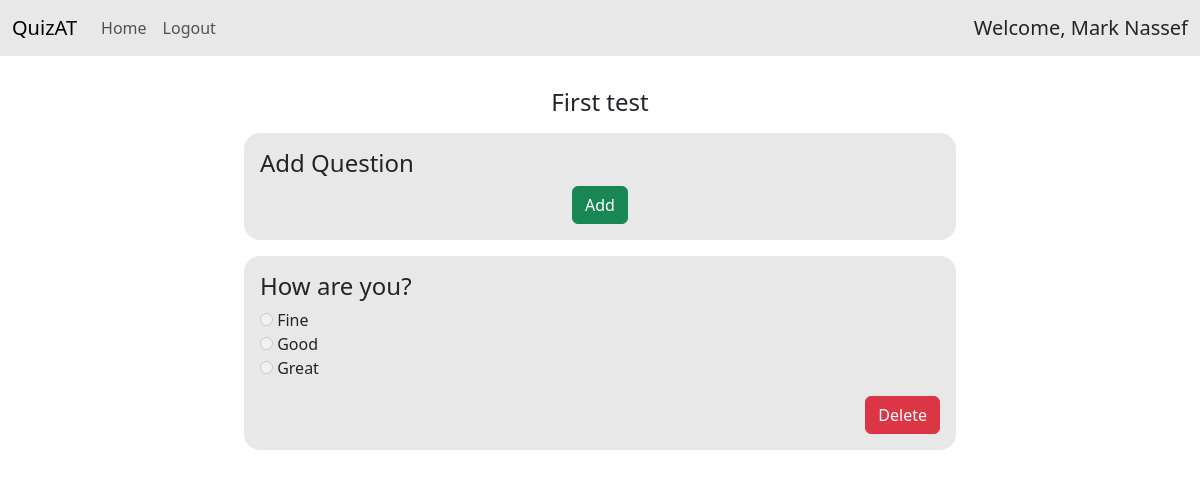
Before: /quizzes/questions/1/ (signed in) with the older database file.
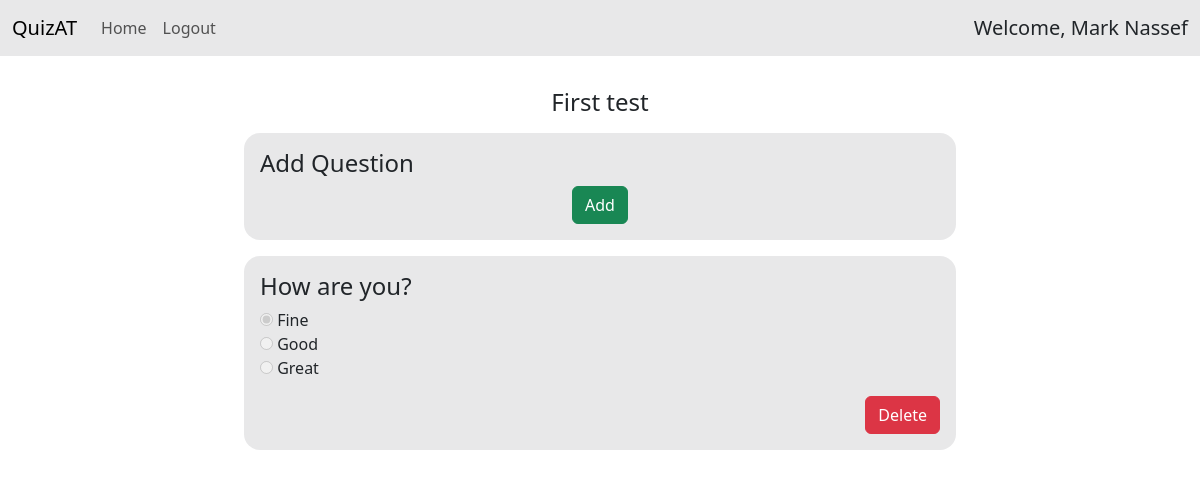
After: the same page with the newer database file.
### quizzes/models.py (models this page shows, shortened)
class Choice(models.Model):
    question = models.ForeignKey(Question, on_delete=models.CASCADE)
    text = models.TextField()
    is_correct = models.BooleanField(default=False)

### quizzes/views.py (the view, shortened to what this page needs)
# urls.py: path('questions/<int:quiz_id>/', views.ShowQuestions, name='ShowQuestions'),
def ShowQuestions(request, quiz_id):
    quiz = Quiz.objects.get(pk=quiz_id)
    if request.method == 'GET':
        return render(request, 'quizzes/questions.html', {'quiz':quiz})

### quizzes/templates/quizzes/questions.html (shortened to what this page needs)
{% extends "base.html" %}
{% block content %}
<div class="col-8 mx-auto">
    <div class="text-center mb-3">
        <h1 class="fs-4 display-4">{{quiz.title}}</h1>
    </div>
    <div class="rounded-4 mb-3 card bg-dark bg-opacity-10 p-3 border-0">
        <h1 class="fs-4 display-4">Add Question</h1>
        <div class="text-center">
            <button
                type="button"
                class="btn btn-success"
                data-bs-toggle="modal"
                data-bs-target="#Backdrop"
            >
                Add
            </button>
        </div>
    </div>
    {% for question in quiz.question_set.all %}
    <div class="rounded-4 mb-3 card bg-dark bg-opacity-10 p-3 border-0">
        <fieldset class="mb-3">
            <legend class="display-4 fs-4">{{question.text}}</legend>
            {% for choice in question.choice_set.all %}
            <label>
                <input type="radio" class="disabled" name="{{question.id}}" value="{{choice.id}}" disabled {% if choice.is_correct %}checked{% endif %}> {{choice.text}}
            </label><br>
            {% endfor %}
        </fieldset>
        <div class="text-end mx-0">
            <a href="{% url "quizzes:QuestionDeleteView" question.id %}" class="btn btn-danger">Delete</a>
        </div>
    </div>
    {% endfor %}
</div>
{% endblock content %}

Changed rows visible on the page:
changed Choice "Fine": is_correct "☐ Fine" → "☑ Fine"
